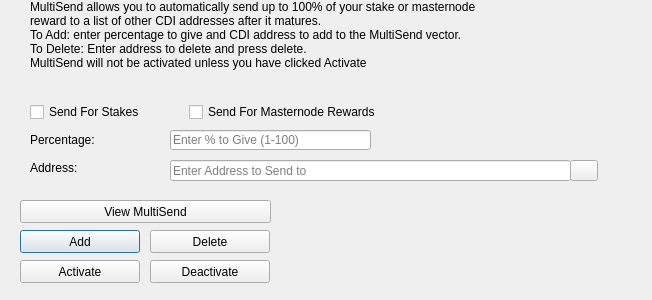
<?xml version="1.0" encoding="UTF-8"?>
<ui version="4.0">
 <class>MultiSendDialog</class>
 <widget class="QDialog" name="MultiSendDialog">
  <property name="windowModality">
   <enum>Qt::NonModal</enum>
  </property>
  <property name="geometry">
   <rect>
    <x>0</x>
    <y>0</y>
    <width>652</width>
    <height>300</height>
   </rect>
  </property>
  <property name="windowTitle">
   <string>MultiSend</string>
  </property>
  <widget class="QLineEdit" name="multiSendPercentEdit">
   <property name="geometry">
    <rect>
     <x>170</x>
     <y>130</y>
     <width>201</width>
     <height>20</height>
    </rect>
   </property>
   <property name="toolTip">
    <string>Enter whole numbers 1 - 100</string>
   </property>
   <property name="placeholderText">
    <string>Enter % to Give (1-100)</string>
   </property>
  </widget>
  <widget class="QLineEdit" name="multiSendAddressEdit">
   <property name="geometry">
    <rect>
     <x>170</x>
     <y>160</y>
     <width>401</width>
     <height>21</height>
    </rect>
   </property>
   <property name="toolTip">
    <string/>
   </property>
   <property name="placeholderText">
    <string>Enter Address to Send to</string>
   </property>
  </widget>
  <widget class="QLabel" name="label_2">
   <property name="geometry">
    <rect>
     <x>30</x>
     <y>0</y>
     <width>451</width>
     <height>121</height>
    </rect>
   </property>
   <property name="lineWidth">
    <number>1</number>
   </property>
   <property name="text">
    <string>MultiSend allows you to automatically send up to 100% of your stake or masternode reward to a list of other CDI addresses after it matures.
To Add: enter percentage to give and CDI address to add to the MultiSend vector.
To Delete: Enter address to delete and press delete.
MultiSend will not be activated unless you have clicked Activate</string>
   </property>
   <property name="alignment">
    <set>Qt::AlignLeading|Qt::AlignLeft|Qt::AlignTop</set>
   </property>
   <property name="wordWrap">
    <bool>true</bool>
   </property>
  </widget>
  <widget class="QLabel" name="message">
   <property name="geometry">
    <rect>
     <x>290</x>
     <y>200</y>
     <width>351</width>
     <height>91</height>
    </rect>
   </property>
   <property name="text">
    <string/>
   </property>
  </widget>
  <widget class="QPushButton" name="addButton">
   <property name="geometry">
    <rect>
     <x>20</x>
     <y>230</y>
     <width>120</width>
     <height>23</height>
    </rect>
   </property>
   <property name="toolTip">
    <string/>
   </property>
   <property name="statusTip">
    <string>Add to MultiSend Vector</string>
   </property>
   <property name="text">
    <string>Add</string>
   </property>
  </widget>
  <widget class="QPushButton" name="disableButton">
   <property name="geometry">
    <rect>
     <x>150</x>
     <y>260</y>
     <width>120</width>
     <height>23</height>
    </rect>
   </property>
   <property name="statusTip">
    <string>Deactivate MultiSend</string>
   </property>
   <property name="text">
    <string>Deactivate</string>
   </property>
  </widget>
  <widget class="QPushButton" name="addressBookButton">
   <property name="geometry">
    <rect>
     <x>570</x>
     <y>160</y>
     <width>28</width>
     <height>21</height>
    </rect>
   </property>
   <property name="toolTip">
    <string>Choose an address from the address book</string>
   </property>
   <property name="text">
    <string/>
   </property>
   <property name="icon">
    <iconset resource="../cdi.qrc">
     <normaloff>:/icons/address-book</normaloff>:/icons/address-book</iconset>
   </property>
   <property name="shortcut">
    <string>Alt+A</string>
   </property>
   <property name="autoDefault">
    <bool>false</bool>
   </property>
  </widget>
  <widget class="QLabel" name="label">
   <property name="geometry">
    <rect>
     <x>30</x>
     <y>130</y>
     <width>121</width>
     <height>20</height>
    </rect>
   </property>
   <property name="toolTip">
    <string>Percentage of stake to send</string>
   </property>
   <property name="text">
    <string>Percentage:</string>
   </property>
  </widget>
  <widget class="QLabel" name="label_5">
   <property name="geometry">
    <rect>
     <x>30</x>
     <y>160</y>
     <width>111</width>
     <height>16</height>
    </rect>
   </property>
   <property name="toolTip">
    <string>Address to send portion of stake to</string>
   </property>
   <property name="text">
    <string>Address:</string>
   </property>
  </widget>
  <widget class="QPushButton" name="deleteButton">
   <property name="geometry">
    <rect>
     <x>150</x>
     <y>230</y>
     <width>120</width>
     <height>23</height>
    </rect>
   </property>
   <property name="toolTip">
    <string/>
   </property>
   <property name="statusTip">
    <string>Delete Address From MultiSend Vector</string>
   </property>
   <property name="text">
    <string>Delete</string>
   </property>
  </widget>
  <widget class="QPushButton" name="activateButton">
   <property name="geometry">
    <rect>
     <x>20</x>
     <y>260</y>
     <width>120</width>
     <height>23</height>
    </rect>
   </property>
   <property name="statusTip">
    <string>Activate MultiSend</string>
   </property>
   <property name="text">
    <string>Activate</string>
   </property>
  </widget>
  <widget class="QPushButton" name="viewButton">
   <property name="geometry">
    <rect>
     <x>20</x>
     <y>200</y>
     <width>251</width>
     <height>23</height>
    </rect>
   </property>
   <property name="toolTip">
    <string/>
   </property>
   <property name="statusTip">
    <string>View MultiSend Vector</string>
   </property>
   <property name="text">
    <string>View MultiSend</string>
   </property>
  </widget>
  <widget class="QWidget" name="horizontalLayoutWidget">
   <property name="geometry">
    <rect>
     <x>30</x>
     <y>100</y>
     <width>351</width>
     <height>24</height>
    </rect>
   </property>
   <layout class="QHBoxLayout" name="horizontalLayout">
    <item>
     <widget class="QCheckBox" name="multiSendStakeCheckBox">
      <property name="text">
       <string>Send For Stakes</string>
      </property>
     </widget>
    </item>
    <item>
     <widget class="QCheckBox" name="multiSendMasternodeCheckBox">
      <property name="text">
       <string>Send For Masternode Rewards</string>
      </property>
     </widget>
    </item>
   </layout>
  </widget>
 </widget>
 <resources>
  <include location="../cdi.qrc"/>
 </resources>
 <connections/>
</ui>
